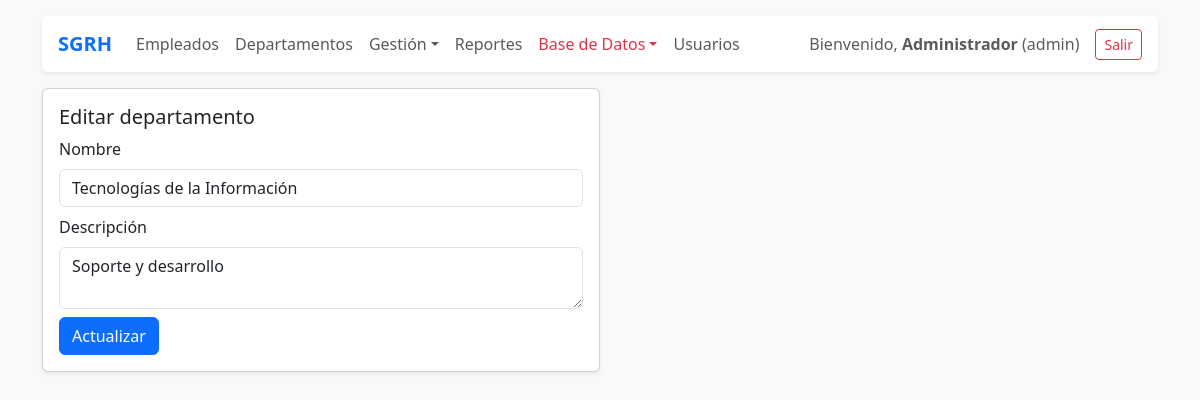
/public/?route=departamentos_edit&id=1 (signed in), run on the app's committed database.
### tables this page shows
CREATE TABLE `departamentos` (
  `id` int(11) NOT NULL AUTO_INCREMENT,
  `nombre` varchar(100) NOT NULL,
  `descripcion` text DEFAULT NULL,
  `created_at` timestamp NOT NULL DEFAULT current_timestamp(),
  `updated_at` timestamp NOT NULL DEFAULT current_timestamp() ON UPDATE current_timestamp(),
  PRIMARY KEY (`id`),
  UNIQUE KEY `nombre` (`nombre`)
);

### app/core/Controller.php (called while the page is built, shortened)
<?php
class Controller {
    protected function view(string $template, array $data = []) {
        extract($data);
        $viewPath = __DIR__ . '/../views/' . $template . '.php';
        include __DIR__ . '/../views/layout/header.php';
        include __DIR__ . '/../views/layout/nav.php';
        include $viewPath;
        include __DIR__ . '/../views/layout/footer.php';
    }
}

### app/controllers/DepartamentosController.php (called while the page is built, shortened)
<?php
class DepartamentosController extends Controller {
    public function edit() {
        $id = intval($_GET['id'] ?? 0);
        $departamento = Departamento::find($id);
        $this->view('departamentos/edit', compact('departamento'));
    }
}

### app/models/Departamento.php (called while the page is built, shortened)
<?php
class Departamento {
    public static function find($id) {
        $db = Database::getInstance();
        $stmt = $db->prepare("SELECT * FROM departamentos WHERE id=?");
        $stmt->execute([$id]);
        return $stmt->fetch();
    }
}

### app/views/departamentos/edit.php (the view, shortened to what this page needs)
<div class="col-md-6">
  <div class="card shadow-sm">
    <div class="card-body">
      <h5 class="card-title">Editar departamento</h5>
      <form method="post">
        <div class="mb-2"><label class="form-label">Nombre</label><input class="form-control" name="nombre" value="<?= htmlspecialchars($departamento['nombre']) ?>" required></div>
        <div class="mb-2"><label class="form-label">Descripción</label><textarea class="form-control" name="descripcion"><?= htmlspecialchars($departamento['descripcion']) ?></textarea></div>
        <button class="btn btn-primary">Actualizar</button>
      </form>
    </div>
  </div>
</div>

### data on the page
departamentos: nombre "Tecnologías de la Información", descripcion "Soporte y desarrollo"

### other printed values
$u['name'] "Administrador"
$u['role'] "admin"
